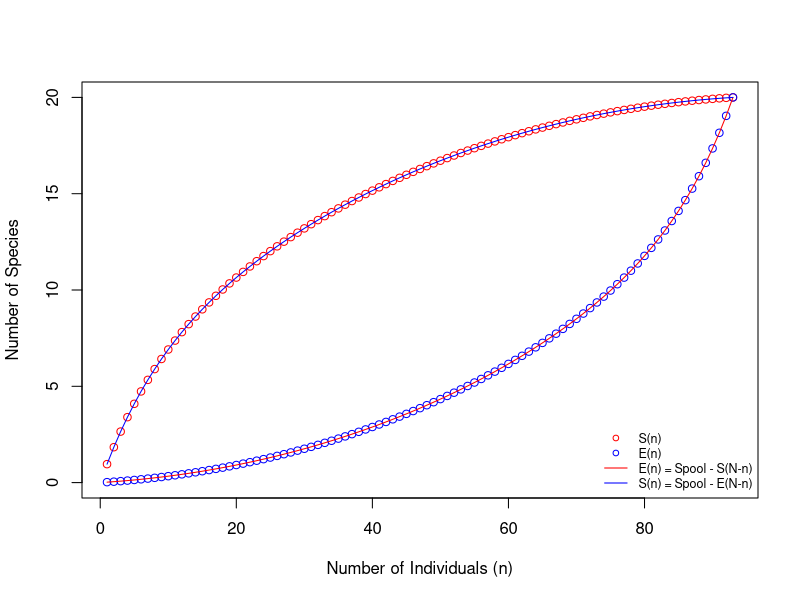

Here is the R script that generated this plot:
## ---- chunk 1
exp_S_binom = function(A, A0, ni) {
  ## Expected number of species from Coleman (1981), Eq. 1.12
  ## See Harte 2011 Eq. 3.13 for an alternative formultaion using the SAD
  ## Arguments:
  ## A: sample area or number of individuals 
  ## A0: the total area or the total number of individuals across all species
  ## ni: the species abundance distribution
  ## Returns:
  ## the average expected number of species under the binomial distr for
  ## a sample of area A out of A0 and species abundances ni
  S = sum(1 - (1 - (A/A0))^ni)
  # alternatively but identically
  #S = sum(1 - dbinom(0, ni, A/A0))
  return(S)
}

exp_E_binom = function(A, A0, ni) {
  ## Expected number of endemic species under random placement
  ## see argument definitions in exp_S_binom 
  # note this forumulation is just very subtely different from 
  # exp_S_binom the question changes from if any single individual of a
  # species occurs when calculating S to if all of the individuals of a
  # species occur when calculating E
  E = sum(1 - (1 - (A/A0)^ni))
  # alternatively but identically
  #E = sum(dbinom(ni, ni, A/A0))
  # the usage of dbinom does is more initutiative 
  return(E)
}
## ---- chunk 2
Spool = 20
sad = ceiling(rlnorm(Spool, 1, 1))

# Now compute the SAR and EAR

N = sum(sad)
n = seq(1, N, 1)
S = sapply(n, function(n) exp_S_binom(n, N, sad)) 
E = sapply(n, function(n) exp_E_binom(n, N, sad))
SfromE = Spool - sapply(n, function(n) exp_E_binom(N - n, N, sad)) 
EfromS = Spool - sapply(n, function(n) exp_S_binom(N - n, N, sad))

plot(n, S, xlab = 'Number of Individuals (n)', ylab = 'Number of Species',
     ylim = c(0, Spool), col='red')
points(n, E, col='blue')
lines(n, EfromS, col='red')
lines(n, SfromE, col='blue')
legend('bottomright', c('S(n)', 'E(n)', 'E(n) = Spool - S(N-n)', 'S(n) = Spool - E(N-n)'),
       col=c('red', 'blue', 'red' , 'blue'), pch = c(1, 1, NA, NA),
       lty = c(NA, NA,1, 1), bty='n', cex = 0.75)
